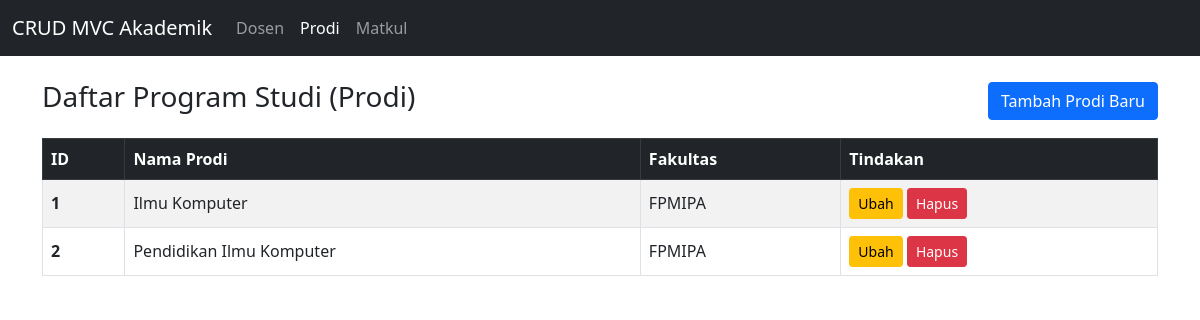
Page /prodi.php on the committed database.
### tables this page shows
CREATE TABLE `prodi` (
  `id` int(11) NOT NULL,
  `nama_prodi` varchar(100) NOT NULL,
  `fakultas` varchar(100) NOT NULL
);

### controllers/ProdiController.php (called while the page is built, shortened)
<?php
class ProdiController
{
    private $prodiModel;
    private $view;
    public function __construct()
    {
        $this->prodiModel = new Prodi(Config::$db_host, Config::$db_user, Config::$db_pass, Config::$db_name);
        $this->view = new ProdiView();
    }
    public function index()
    {
        $this->prodiModel->open();
        $this->prodiModel->getAllProdi();
        $data = [];
        while ($row = $this->prodiModel->getResult()) {
            $data[] = $row;
        }
        $this->view->render($data);
    }
}

### models/DB.php (called while the page is built, shortened)
<?php
class DB{
    private $db_host = "";
    private $db_user = "";
    private $db_pass = "";
    private $db_name = "";
    private $db_link = null;
    public function __construct($db_host, $db_user, $db_pass, $db_name)
    {
        $this->db_host = $db_host;
        $this->db_user = $db_user;
        $this->db_pass = $db_pass;
        $this->db_name = $db_name;
    }
    public function open()
    {
        $this->db_link = mysqli_connect($this->db_host, $this->db_user, $this->db_pass, $this->db_name);
    }
    public function execute($query)
    {
        $this->result = mysqli_query($this->db_link, $query);
        return $this->result;
    }
}

### models/Prodi.php (called while the page is built, shortened)
<?php
class Prodi extends DB
{
    public function getAllProdi()
    {
        $query = "SELECT * FROM prodi ORDER BY id ASC";
        return $this->execute($query);
    }
}

### views/ProdiView.php (the view, shortened to what this page needs)
<?php
class ProdiView
{
    public function render($daftarProdi)
    {
        $barisTabel = "";
        foreach ($daftarProdi as $row) {
            $id = htmlspecialchars($row['id']);
            $nama_prodi = htmlspecialchars($row['nama_prodi']);
            $fakultas = htmlspecialchars($row['fakultas']);
            $barisTabel .= "<tr>
                <th>{$id}</th>
                <td>{$nama_prodi}</td>
                <td>{$fakultas}</td>
                <td>
                    <a class='btn btn-sm btn-warning' href='prodi.php?aksi=ubah&id={$id}'>Ubah</a>
                    <a class='btn btn-sm btn-danger' href='prodi.php?aksi=hapus&id={$id}' onclick=\"return confirm('Yakin ingin menghapus data prodi ini?')\">Hapus</a>
                </td>
            </tr>";
        }
    }
}

### rows in the picture
prodi: id "1", nama_prodi "Ilmu Komputer", fakultas "FPMIPA"
prodi: id "2", nama_prodi "Pendidikan Ilmu Komputer", fakultas "FPMIPA"

### other values in the picture
$this->content "CRUD MVC Akademik Dosen Prodi Matkul Daftar Program Studi (Prodi) Tambah Prodi Baru ID Nama Prodi Fakultas Tindakan"
